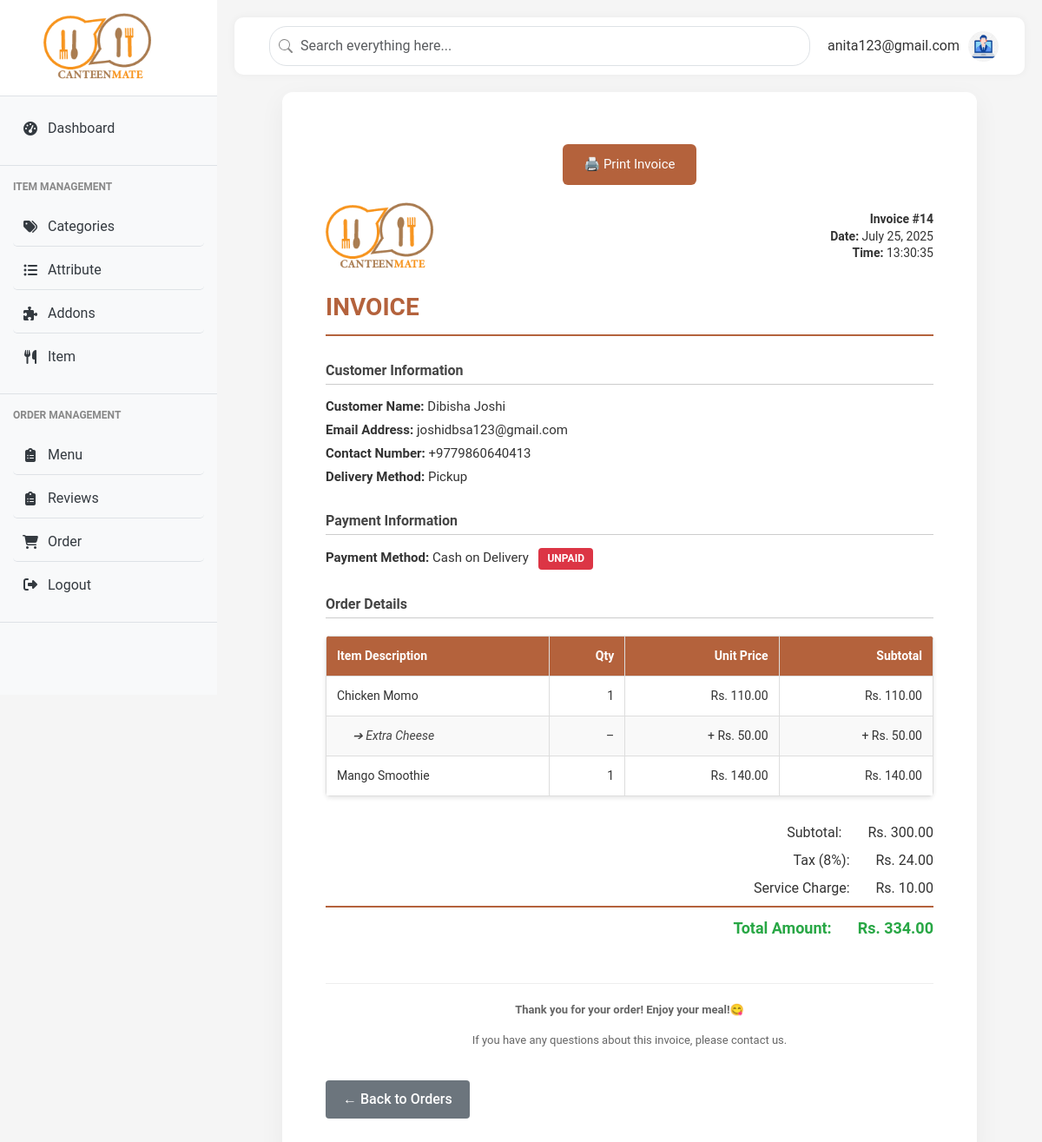
Screenshot of /admin/orders/14/invoice (signed in) with the database file from the repository.
### models.py (models this page shows, shortened)
class User(db.Model):
    id = db.Column(db.Integer, primary_key=True)
    fullname = db.Column(db.String(100), nullable=False)
    email = db.Column(db.String(100), unique=True, nullable=False)
    password = db.Column(db.String(200), nullable=False)
    role = db.Column(db.String(20), nullable=False)  # 'student', 'staff', or 'admin'
    created_at = db.Column(db.DateTime, server_default=db.func.now())

class Order(db.Model):
    id = db.Column(db.Integer, primary_key=True)
    user_id = db.Column(db.Integer, db.ForeignKey('user.id'), nullable=False)
    name = db.Column(db.String(100), nullable=False)
    contact = db.Column(db.String(20), nullable=False)
    email = db.Column(db.String(100), nullable=False)
    delivery = db.Column(db.String(20), nullable=False)
    building = db.Column(db.String(100))
    floor = db.Column(db.String(100))
    payment = db.Column(db.String(20), nullable=False)
    status = db.Column(db.String(20), nullable=False, default='Pending')
    created_at = db.Column(db.DateTime, default=datetime.utcnow)
    total_amount = db.Column(db.Float, nullable=False)
    khalti_token = db.Column(db.String(255), nullable=True)
    items = db.relationship('OrderItem', backref='order', lazy=True)

class OrderItem(db.Model):
    id = db.Column(db.Integer, primary_key=True)
    order_id = db.Column(db.Integer, db.ForeignKey('order.id'), nullable=False)
    item_id = db.Column(db.Integer, db.ForeignKey('items.id'), nullable=False)
    name = db.Column(db.String(100), nullable=False)
    quantity = db.Column(db.Integer, nullable=False)
    price = db.Column(db.Float, nullable=False)
    item = db.relationship('Item', backref='order_items')

class OrderAddon(db.Model):
    __tablename__ = 'order_addons'
    id = db.Column(db.Integer, primary_key=True)
    order_item_id = db.Column(db.Integer, db.ForeignKey('order_item.id'), nullable=False)
    addon_id = db.Column(db.Integer, db.ForeignKey('addons.id'), nullable=False)
    name = db.Column(db.String(255), nullable=False)
    price = db.Column(db.Numeric(10, 2), nullable=False)
    category = db.Column(db.String(100))
    description = db.Column(db.Text)
    created_at = db.Column(db.DateTime, default=datetime.utcnow)
    order_item = db.relationship('OrderItem', backref='order_addons')
    addon = db.relationship('Addon', backref='order_addons')

### main.py (the view)
@app.route('/admin/orders/<int:order_id>/invoice')
@login_required
def admin_order_invoice(order_id):
    user_id = session.get('user_id')
    user = User.query.get(user_id)
    order = Order.query.get_or_404(order_id)
    customer = User.query.get(order.user_id)
    return render_template('admin/order_invoice.html', user=user, order=order, customer=customer)

### main.py (called while the page is built)
def login_required(view):
    @functools.wraps(view)
    def wrapped_view(**kwargs):
        if 'user_id' not in session:
            flash('Please log in to access this page', 'warning')
            return redirect(url_for('login'))
        return view(**kwargs)
    return wrapped_view

### templates/admin/order_invoice.html (shortened to what this page needs)
{% extends "admin/admin_base.html" %}
 {% block content %}
<div class="invoice-container">
  <button class="print-btn" onclick="window.print()">🖨️ Print Invoice</button>
  <div class="logo">
    <img
      src="{{ url_for('static', filename='img/logo.png') }}"
      alt="Company Logo"
    />
    <div class="company-info">
      <strong>Invoice #{{ order.id }}</strong><br />
      <strong>Date:</strong> {{ order.created_at.strftime('%B %d, %Y') }}<br />
      <strong>Time:</strong> {{ order.created_at.strftime('%H:%M:%S') }}
    </div>
  </div>
  <div class="invoice-title">INVOICE</div>
  <div class="section no-page-break">
    <h3>Customer Information</h3>
    <div class="info">
      <p><strong>Customer Name:</strong> {{ customer.fullname }}</p>
      <p><strong>Email Address:</strong> {{ order.email }}</p>
      <p><strong>Contact Number:</strong> {{ order.contact }}</p>
      {% if order.delivery == 'home' %}
      <p>
        <strong>Delivery Address:</strong> {{ order.building }}, Floor {{
        order.floor }}
      </p>
      {% else %}
      <p><strong>Delivery Method:</strong> Pickup</p>
      {% endif %}
    </div>
  </div>
  <div class="section no-page-break">
    <h3>Payment Information</h3>
    <div class="info">
      <p>
        <strong>Payment Method:</strong>
        {% if order.payment == 'cash' %} Cash on Delivery
        <span class="status-badge unpaid">UNPAID</span>
        {% elif order.payment == 'card' %} Credit/Debit Card
        <span class="status-badge paid">PAID</span>
        {% else %} Other Payment Method {% endif %}
      </p>
    </div>
  </div>
  <div class="section">
    <h3>Order Details</h3>
    <table>
      <thead>
        <tr>
          <th style="text-align: left">Item Description</th>
          <th style="text-align: right">Qty</th>
          <th style="text-align: right">Unit Price</th>
          <th style="text-align: right">Subtotal</th>
        </tr>
      </thead>
      <tbody>
        {% for item in order.items %}
        <tr>
          <td>{{ item.name }}</td>
          <td>{{ item.quantity }}</td>
          <td>Rs. {{ '%.2f'|format(item.price) }}</td>
          <td>Rs. {{ '%.2f'|format(item.quantity * item.price) }}</td>
        </tr>
        {% if item.order_addons %} {% for addon in item.order_addons %}
        <tr>
          <td style="padding-left: 30px; font-style: italic; color: #444">
            ➔ {{ addon.name }}
          </td>
          <td>–</td>
          <td>+ Rs. {{ '%.2f'|format(addon.price) }}</td>
          <td>+ Rs. {{ '%.2f'|format(addon.price * item.quantity) }}</td>
        </tr>
        {% endfor %} {% endif %} {% endfor %}
      </tbody>
    </table>
    <div class="total-section">
     {% set ns = namespace(subtotal=0) %}
  {% for item in order.items %}
    {% set nsp = namespace(addons_price = 0) %}
    {% if item.order_addons and item.order_addons|length > 0 %}
      {% for addon in item.order_addons %}
        {% set nsp.addons_price = nsp.addons_price + (addon.price|float) %}
      {% endfor %}
    {% endif %}
    {% set item_unit_price = (item.price|float) + nsp.addons_price %}
    {% set item_total = item_unit_price * (item.quantity|int) %}
    {% set ns.subtotal = ns.subtotal + item_total %}
  {% endfor %}
{% set tax = ns.subtotal * 0.08 %}
    {% set service_charge = 10 %}
    {% set total = ns.subtotal + tax + service_charge %}
      <div class="total-line">
        <span class="total-label">Subtotal:</span>
        <span>Rs. {{'%.2f'|format(ns.subtotal) }}</span>
      </div>
      <div class="total-line">
        <span class="total-label">Tax (8%):</span>
        <span>Rs. {{ '%.2f'|format(tax) }}</span>
      </div>
      <div class="total-line">
        <span class="total-label">Service Charge:</span>
        <span>Rs. {{ '%.2f'|format(service_charge) }}</span>
      </div>
      <div class="total-line final">
        <span class="total-label">Total Amount:</span>
        <span>Rs. {{ '%.2f'|format(total) }}</span>
      </div>
    </div>
  </div>
  <div class="footer no-page-break">
    <p><strong>Thank you for your order! Enjoy your meal!😋</strong></p>
    <p>If you have any questions about this invoice, please contact us.</p>
  </div>
  <a
    href="{{ url_for('admin_order_view', order_id=order.id) }}"
    class="btn-secondary"
    >← Back to Orders</a
  >
</div>
{% endblock %}

### templates/admin/admin_base.html (shortened to what this page needs)
<!DOCTYPE html>
<html lang="en">
<head>
    <link href="https://cdnjs.cloudflare.com/ajax/libs/bootstrap/5.3.0/css/bootstrap.min.css" rel="stylesheet">
    <link href="https://cdnjs.cloudflare.com/ajax/libs/font-awesome/6.4.0/css/all.min.css" rel="stylesheet">
    <link href="{{ url_for('static', filename='css/style.css') }}" rel="stylesheet">
    <link href="{{ url_for('static', filename='css/admin_styles.css') }}" rel="stylesheet">
    <link href="{{ url_for('static', filename='css/content-page.css') }}" rel="stylesheet">
</head>
<body>
    <div class="d-flex">
    <div class="sidebar">
        <div class="brand">
            <img src="{{ url_for('static', filename='img/logo.png') }}" href={{ url_for('dashboard')}} alt="Canteen Logo">
        </div>
        <nav>
            <div class="menu-section">
                <a href="{{ url_for('dashboard')}}" class="menu-item {% if active_page == 'dashboard' %}active{% endif %}">
                    <i class="fas fa-tachometer-alt"></i>
                    Dashboard
                </a>
            </div>
            <div class="menu-section">
                <div class="menu-title">ITEM MANAGEMENT</div>
                <a href="{{ url_for('categories') }}" class="menu-item {% if active_page == 'categories' %}active{% endif %}">
                    <i class="fas fa-tags"></i>
                    Categories
                </a>
                <a href="{{ url_for('attribute')}}" class="menu-item {% if active_page == 'attributes' %}active{% endif %}">
                    <i class="fas fa-list-ul"></i>
                    Attribute
                </a>
                <a href="{{ url_for('addons')}}" class="menu-item {% if active_page == 'addons' %}active{% endif %}">
                    <i class="fas fa-puzzle-piece"></i>
                    Addons
                </a>
                <a href="{{ url_for('items')}}" class="menu-item  {% if active_page == 'items' %}active{% endif %}">
                    <i class="fas fa-utensils"></i>
                    Item
                </a>
            </div>
            <div class="menu-section">
                <div class="menu-title">ORDER MANAGEMENT</div>
                <a href="{{ url_for('menu') }}" class="menu-item  {% if active_page == 'menu' %}active{% endif %}">
                    <i class="fas fa-clipboard-list"></i>
                    Menu
                </a>
                <a href="{{ url_for('admin_reviews') }}" class="menu-item  {% if active_page == 'reviews' %}active{% endif %}">
                    <i class="fas fa-clipboard-list"></i>
                    Reviews
                </a>
                <a href="{{ url_for('admin_orders') }}" class="menu-item  {% if active_page == 'admin_orders' %}active{% endif %}">
                    <i class="fas fa-shopping-cart"></i>
                    Order
                </a>
                <a href="{{ url_for('logout') }}" class="menu-item {% if active_page == 'logout' %}active{% endif %}">
                    <div class="menu-icon"><i class="fas fa-sign-out-alt"></i></div>
                    <div class="menu-text">Logout</div>
                </a>
            </div>
        </nav>
    </div>
    <div class="content-wrapper">
        <div class="top-navbar">
            <div class="search-bar">
                <input type="text" class="form-control" placeholder="Search everything here...">
            </div>
            <div class="d-flex align-items-center">
                <div class="user-profile">
                    <div class="user-info">
                        <div class="user-email">{{ user.email }}</div>
                    </div>
                    <img src="{{ url_for('static', filename='img/admin.jpg') }}" alt="User Avatar">
                </div>
            </div>
        </div>
    {% block content %}{% endblock %}
</body>
</html>

### static/css/style.css (style rules this page uses)
:root { --primary-color: #f7941d; --secondary-color: #e74c3c; --light-gray: #f8f9fa; --dark-gray: #343a40; --success-color: #28a745; --warning-color: #ffc107; --danger-color: #dc3545; --border-color: #dee2e6; }
body { font-family: 'Segoe UI', Tahoma, Geneva, Verdana, sans-serif; background-color: #f5f5f5; overflow-x: hidden; }
.d-flex { display: flex; }
.sidebar { height: 100vh; flex: 0 0 clamp(200px, 25%, 250px); overflow-y: auto; position: fixed; width: clamp(200px, 25%, 250px); background-color: #f8f9fa; transition: transform 0.3s ease, width 0.3s ease; z-index: 1000; }
.brand { background-color: white; padding: 15px; border-bottom: 1px solid var(--border-color); display: flex; align-items: center; padding-left: 20%; }
.brand img { height: 80px; }
.menu-section { padding: 15px; border-bottom: 1px solid var(--border-color); }
.menu-title { font-size: 12px; color: #888; font-weight: bold; margin-bottom: 15px; text-transform: uppercase; }
.menu-item { display: flex; align-items: center; padding: 10px; border-radius: 5px; color: var(--dark-gray); text-decoration: none; margin-bottom: 5px; transition: all 0.3s; }
.menu-item i { width: 20px; text-align: center; margin-right: 10px; }
.content-wrapper { margin-left: clamp(200px, 25%, 250px); padding: 20px; width: calc(100% - clamp(200px, 25%, 250px)); transition: margin-left 0.3s ease, width 0.3s ease; overflow-x: hidden; }
.top-navbar { display: flex; justify-content: space-between; align-items: center; background-color: white; border-radius: 10px; padding: 10px 20px; margin-bottom: 20px; box-shadow: 0 0 10px rgba(0,0,0,0.05); }
.search-bar { flex-grow: 1; margin: 0 20px; }
.search-bar input { border-radius: 20px; padding-left: 35px; background-position: 10px center; background-repeat: no-repeat; }
.user-profile { display: flex; align-items: center; gap: 10px; }
.user-profile img { width: 40px; height: 40px; border-radius: 50%; object-fit: cover; }
.user-profile .user-info { display: flex; flex-direction: column; }
.form-control, .form-select { border-radius: 5px; padding: 10px 15px; border: 1px solid var(--border-color); }
.status-badge { display: inline-block; padding: 4px 10px; font-size: 13px; font-weight: 600; border-radius: 12px; color: white; user-select: none; }

### static/css/admin_styles.css (style rules this page uses)
:root { --primary-color: #0d6efd; --secondary-color: #6c757d; --success-color: #198754; --danger-color: #dc3545; --warning-color: #ffc107; --info-color: #0dcaf0; --light-color: #f8f9fa; --dark-color: #212529; --active-color: #198754; --inactive-color: #dc3545; --pending-color: #ffc107; --processing-color: #0dcaf0; --completed-color: #198754; }
body { font-family: 'Roboto', sans-serif; background-color: #f5f5f5; color: #333; margin: 0; padding: 0; }
.user-profile { display: flex; align-items: center; }
.user-profile img { width: 35px; height: 35px; border-radius: 50%; margin-right: 10px; }
table { width: 100%; border-collapse: collapse; background-color: #fff; box-shadow: 0 2px 5px rgba(0, 0, 0, 0.1); border-radius: 5px; overflow: hidden; }
table thead { background-color: #f8f9fa; }
table th, table td { padding: 12px 15px; text-align: left; border-bottom: 1px solid #e9ecef; }
.btn-secondary { background-color: var(--secondary-color); color: #fff; margin-bottom: 8px; border: none; padding: 8px 15px; border-radius: 5px; cursor: pointer; display: flex; align-items: center; font-weight: 500; transition: all 0.3s; }
a { text-decoration: none; color: var(--primary-color); }
button { cursor: pointer; border: none; background: none; outline: none; }
h1, h2, h3, h4 { font-weight: 600; margin-bottom: 10px; }
.print-btn { background-color: var(--dark-color); color: white; }
.menu-item { display: flex; align-items: center; padding: 10px; border-bottom: 1px solid var(--border-color); }
.menu-item:last-child { border-bottom: none; }

### rows the page displays
User: email "anita123@gmail.com"
Order: id "14", created_at "July 25, 2025", created_at "13:30:35", email "joshidbsa123@gmail.com", contact "+9779860640413"
User: fullname "Dibisha Joshi"
OrderItem: name "Chicken Momo", quantity "1", price "110.00", item.quantity*item.price "110.00"
OrderAddon: name "Extra Cheese", price "50.00", addon.price*item.quantity "50.00"
OrderItem: name "Mango Smoothie", quantity "1", price "140.00", item.quantity*item.price "140.00"

### other values shown
{{ '%.2f'|format(ns.subtotal) }} "300.00"
{{ '%.2f'|format(tax) }} "24.00"
{{ '%.2f'|format(service_charge) }} "10.00"
{{ '%.2f'|format(total) }} "334.00"
